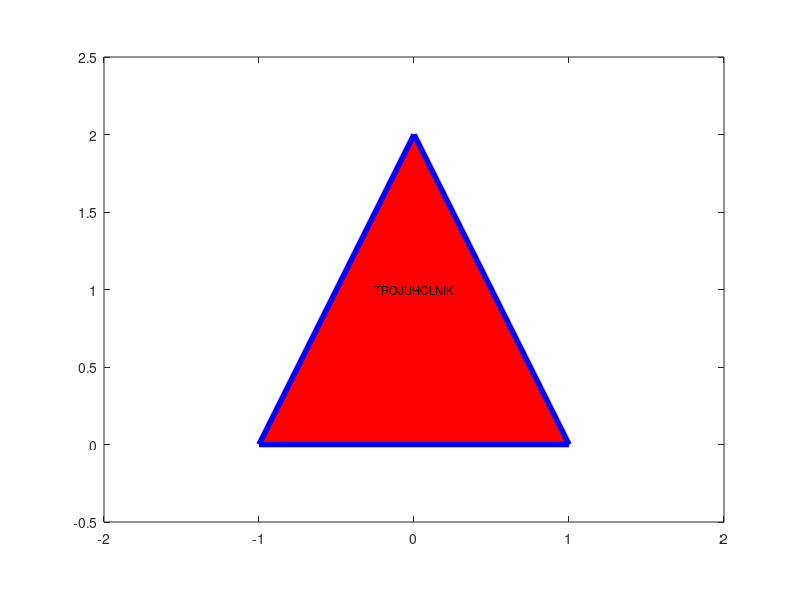

Reproduce this figure in MATLAB.
x=[-1 1 0 0 -1];
y=[0 0 2 2 0];
fill(x,y,'r');
hold on;
plot(x,y,'b','LineWidth',4);
axis([[-2 2 -0.5 2.5]]);
axis equal;


text(0, 1, 'TROJUHOLNIK', 'Color', 'black', 'FontSize', 8, 'HorizontalAlignment', 'center');
